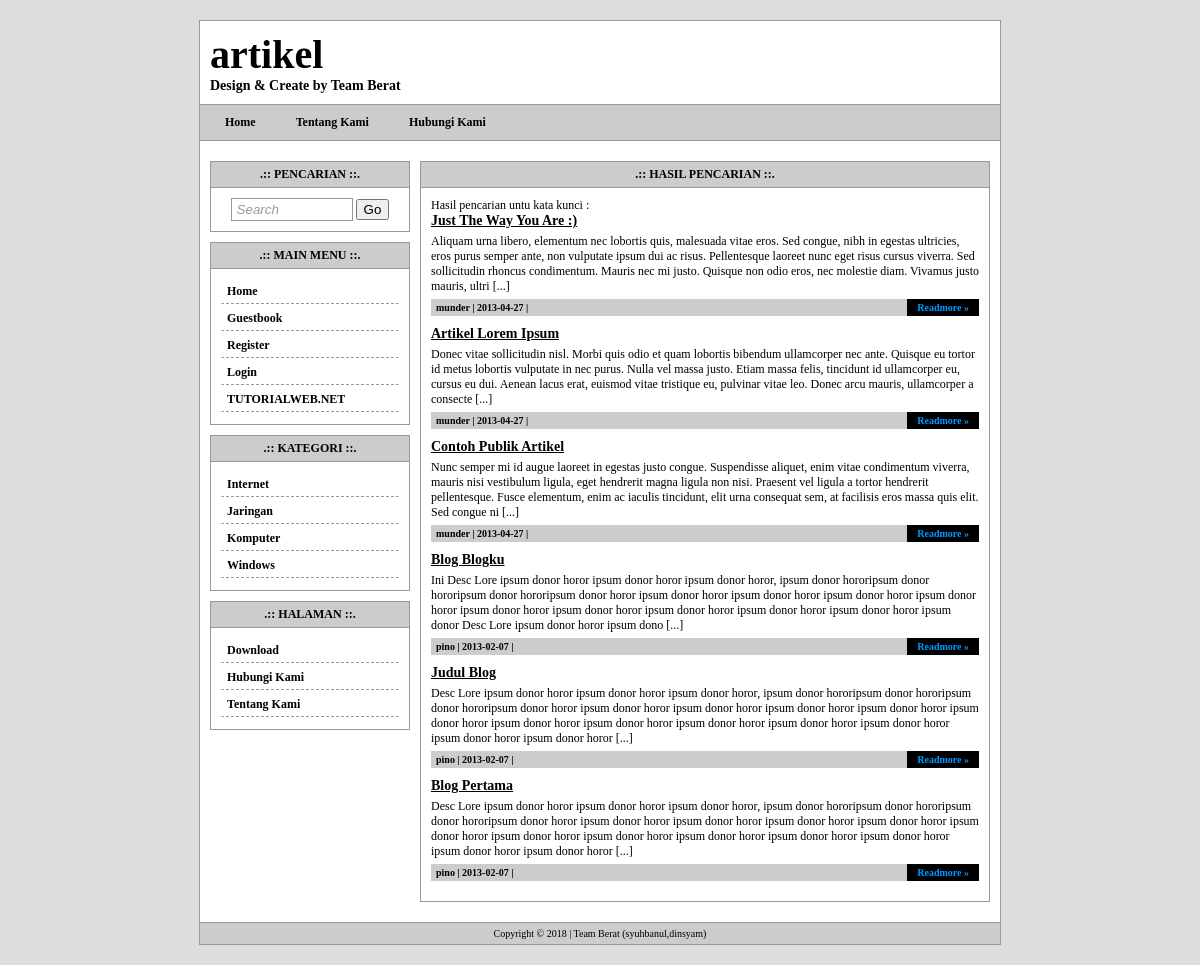
Screenshot of /search.php with the database file from the repository.
### tables this page shows
CREATE TABLE `tw_page` (
  `page_id` int(11) NOT NULL auto_increment,
  `page_user` varchar(32) NOT NULL,
  `page_date` date NOT NULL,
  `page_title` varchar(255) NOT NULL,
  `page_body` text NOT NULL,
  `page_top` int(2) NOT NULL,
  PRIMARY KEY  (`page_id`)
);

CREATE TABLE `tw_category` (
  `cat_id` int(11) NOT NULL auto_increment,
  `cat_name` varchar(32) NOT NULL,
  PRIMARY KEY  (`cat_id`)
);

CREATE TABLE `tw_blog` (
  `blog_id` int(11) NOT NULL auto_increment,
  `blog_user` varchar(32) NOT NULL,
  `blog_cat_id` int(11) NOT NULL,
  `blog_date` date NOT NULL,
  `blog_title` varchar(255) NOT NULL,
  `blog_body` text NOT NULL,
  PRIMARY KEY  (`blog_id`)
);

### search.php (the view)
<?php include'template/overall/header.php'; ?>
<div class="content-title">.:: Hasil Pencarian ::.</div>
<div class="content-body">
	<?php
	$key = $_GET['keyword'];
	$sql = mysqli_query($koneksi, "SELECT * FROM tw_blog WHERE blog_title LIKE '%$key%' ORDER BY blog_id DESC");
	if(mysqli_num_rows($sql) == 0){
		echo 'Hasil pencarian tidak menemukan hasil.';
	}else{
		echo 'Hasil pencarian untu kata kunci <b>'.$key.'</b>:';
		while($data = mysqli_fetch_assoc($sql)){
			echo '<div id="blog">';
			echo '<div class="blog-title">'.$data['blog_title'].'</div>';
			echo '<div class="blog-desc">'.substr($data['blog_body'],0,350).' [...]</div>';
			echo '<div class="blog-info">';
			echo $data['blog_user'].' | '.$data['blog_date'].' | '.$data_cat['cat_name'];
			echo '<a class="more" href="single.php?id='.$data['blog_id'].'">Readmore &raquo;</a>';
			echo '</div>';
			echo '</div>';
		}
	}
	?>
</div>
<?php include'template/overall/footer.php'; ?>

### template/menu.php
<?php
$sql = mysqli_query($koneksi, "SELECT * FROM tw_page WHERE page_top=1 ORDER BY page_id ASC");
if(mysqli_num_rows($sql) != 0){
	echo '<a href="index.php">Home</a>';
	while($data = mysqli_fetch_assoc($sql)){
		echo '<a href="page.php?id='.$data['page_id'].'">'.$data['page_title'].'</a>';
	}
}
?>

### template/widget/category.php
<div class="widget-title">.:: Kategori ::.</div>
<div class="widget-body">
    <?php
	$sql = mysqli_query($koneksi, "SELECT * FROM tw_category ORDER BY cat_name ASC");
	if(mysqli_num_rows($sql) != 0){
		while($data = mysqli_fetch_assoc($sql)){
			echo '<a class="menu" href="category.php?id='.$data['cat_id'].'">'.$data['cat_name'].'</a>';
		}
	}
	?>
</div>

### template/widget/page.php
<div class="widget-title">.:: Halaman ::.</div>
<div class="widget-body">
    <?php
	$sql = mysqli_query($koneksi, "SELECT * FROM tw_page ORDER BY page_title ASC");
	if(mysqli_num_rows($sql) != 0){
		while($data = mysqli_fetch_assoc($sql)){
			echo '<a class="menu" href="page.php?id='.$data['page_id'].'">'.$data['page_title'].'</a>';
		}
	}
	?>
</div>

### style.css (style rules this page uses)
body { font-family:tahoma; font-size:12px; background:#DDD; padding:0; margin:0; }
a { color:#0099FF; text-decoration:none; }
#menu a { text-decoration:none; color:#000000; font-weight:bold; padding:3px 15px; margin-right:10px; }
#widget .widget-title { background:#CCC; padding:5px 10px; font-weight:bold; border:1px solid #999; text-align:center; text-transform:uppercase; }
#widget .widget-body { padding:10px; border:1px solid #999; border-top:none; margin-bottom:10px; }
#widget .widget-body a.menu { display:block; padding:4px 5px; margin-bottom:2px; border:1px solid #FFF; border-bottom:1px dashed #999; color:#000; font-weight:bold; }
#content .content-title { background:#CCC; padding:5px 10px; font-weight:bold; border:1px solid #999; text-align:center; text-transform:uppercase; }
#content .content-body { padding:10px; border:1px solid #999; border-top:none; margin-bottom:10px; }
#content .content-body #blog { margin-bottom:10px; }
#content .content-body #blog .blog-title { font-weight:bold; font-size:14px; text-decoration:underline; }
#content .content-body #blog .blog-desc { margin:5px 0px; }
#content .content-body #blog .blog-info { background:#CCC; padding:3px 5px; font-size:10px; font-weight:bold; }
#content .content-body #blog .blog-info a.more { float:right; background:#000000; padding:3px 10px; margin-top:-3px; margin-right:-5px; }

### rows the page displays
tw_page: page_title "Tentang Kami"
tw_page: page_title "Hubungi Kami"
tw_category: cat_name "Internet"
tw_category: cat_name "Jaringan"
tw_category: cat_name "Komputer"
tw_category: cat_name "Windows"
tw_page: page_title "Download"
tw_blog: blog_title "Just The Way You Are :)", blog_body "Aliquam urna libero, elementum nec lobortis quis, malesuada vitae eros. Sed congue, nibh in egestas ultricies, eros purus semper ante, non vulputate ipsum dui ac risus. Pellentesque laoreet nunc eget risus cursus viverra. Sed sollicitudin rhoncus condimentum. Mauris nec mi justo. Quisque non odio eros, nec molestie diam. Vivamus justo mauris, ultri", blog_user "munder", blog_date "2013-04-27"
tw_blog: blog_title "Artikel Lorem Ipsum", blog_body "Donec vitae sollicitudin nisl. Morbi quis odio et quam lobortis bibendum ullamcorper nec ante. Quisque eu tortor id metus lobortis vulputate in nec purus. Nulla vel massa justo. Etiam massa felis, tincidunt id ullamcorper eu, cursus eu dui. Aenean lacus erat, euismod vitae tristique eu, pulvinar vitae leo. Donec arcu mauris, ullamcorper a consecte", blog_user "munder", blog_date "2013-04-27"
tw_blog: blog_title "Contoh Publik Artikel", blog_body "Nunc semper mi id augue laoreet in egestas justo congue. Suspendisse aliquet, enim vitae condimentum viverra, mauris nisi vestibulum ligula, eget hendrerit magna ligula non nisi. Praesent vel ligula a tortor hendrerit pellentesque. Fusce elementum, enim ac iaculis tincidunt, elit urna consequat sem, at facilisis eros massa quis elit. Sed congue ni", blog_user "munder", blog_date "2013-04-27"
tw_blog: blog_title "Blog Blogku", blog_body "Ini Desc Lore ipsum donor horor ipsum donor horor ipsum donor horor, ipsum donor hororipsum donor hororipsum donor hororipsum donor horor ipsum donor horor ipsum donor horor ipsum donor horor ipsum donor horor ipsum donor horor ipsum donor horor ipsum donor horor ipsum donor horor ipsum donor horor ipsum donor Desc Lore ipsum donor horor ipsum dono", blog_user "pino", blog_date "2013-02-07"
tw_blog: blog_title "Judul Blog", blog_body "Desc Lore ipsum donor horor ipsum donor horor ipsum donor horor, ipsum donor hororipsum donor hororipsum donor hororipsum donor horor ipsum donor horor ipsum donor horor ipsum donor horor ipsum donor horor ipsum donor horor ipsum donor horor ipsum donor horor ipsum donor horor ipsum donor horor ipsum donor horor ipsum donor horor ipsum donor horor", blog_user "pino", blog_date "2013-02-07"
tw_blog: blog_title "Blog Pertama", blog_body "Desc Lore ipsum donor horor ipsum donor horor ipsum donor horor, ipsum donor hororipsum donor hororipsum donor hororipsum donor horor ipsum donor horor ipsum donor horor ipsum donor horor ipsum donor horor ipsum donor horor ipsum donor horor ipsum donor horor ipsum donor horor ipsum donor horor ipsum donor horor ipsum donor horor ipsum donor horor", blog_user "pino", blog_date "2013-02-07"
